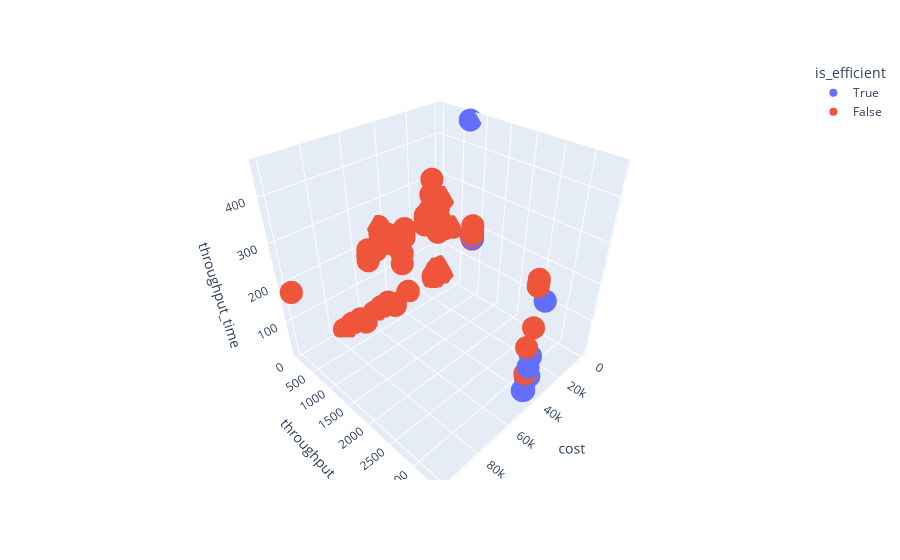

Notebook code cell kept with this figure:
### Code cell
import plotly.express as px

fig = px.scatter_3d(df, x='cost', y='throughput', z='throughput_time', hover_data=['cost', 'Generation', 'population_number', 'agg_fitness'],
              color=df['is_efficient'], color_continuous_scale=px.colors.sequential.Plotly3)
fig.show()

### Figure 1 — Plotly figure (JSON) as saved in the notebook; plotly's stock layout.template omitted (floating-point values rounded to 4 significant figures; data arrays with more than 128 entries replaced by an {"elided": "..."} marker saying what was removed)
{"data": [{"customdata": [[0, 0, 860.2], [0, 118, 34.44], [0, 125, 91.26], [0, 126, -67.88], [0, 127, 224.7], [0, 128, 223.6], [0, 129, -51.04], [0, 251, 429.3], [0, 256, 416.2], [0, 337, -58.21], [0, 338, -60.16]], "hovertemplate": "is_efficient=True<br>cost=%{x}<br>throughput=%{y}<br>throughput_time=%{z}<br>Generation=%{customdata[0]}<br>population_number=%{customdata[1]}<br>agg_fitness=%{customdata[2]}<extra></extra>", "legendgroup": "True", "marker": {"color": "#636efa", "symbol": "circle"}, "mode": "markers", "name": "True", "scene": "scene", "showlegend": true, "type": "scatter3d", "x": [0, 45000, 45000, 40000, 40000, 40000, 40000, 5000, 5000, 45000, 45000], "y": [714, 3389, 3404, 3274, 3408, 3406, 3323, 1020, 1025, 3371, 3347], "z": [459.3, 105.5, 136.9, 42.43, 259.1, 258.2, 57.61, 200.0, 186.3, 37.82, 34.84]}, {"customdata": {"elided": "245x3 float values"}, "hovertemplate": "is_efficient=False<br>cost=%{x}<br>throughput=%{y}<br>throughput_time=%{z}<br>Generation=%{customdata[0]}<br>population_number=%{customdata[1]}<br>agg_fitness=%{customdata[2]}<extra></extra>", "legendgroup": "False", "marker": {"color": "#EF553B", "symbol": "circle"}, "mode": "markers", "name": "False", "scene": "scene", "showlegend": true, "type": "scatter3d", "x": {"elided": "245 int values"}, "y": {"elided": "245 int values"}, "z": {"elided": "245 float values"}}], "layout": {"autosize": true, "legend": {"title": {"text": "is_efficient"}, "tracegroupgap": 0}, "margin": {"t": 60}, "scene": {"aspectmode": "auto", "aspectratio": {"x": 1, "y": 1, "z": 1}, "domain": {"x": [0, 1], "y": [0, 1]}, "xaxis": {"title": {"text": "cost"}, "type": "linear"}, "yaxis": {"title": {"text": "throughput"}, "type": "linear"}, "zaxis": {"title": {"text": "throughput_time"}, "type": "linear"}}}}
